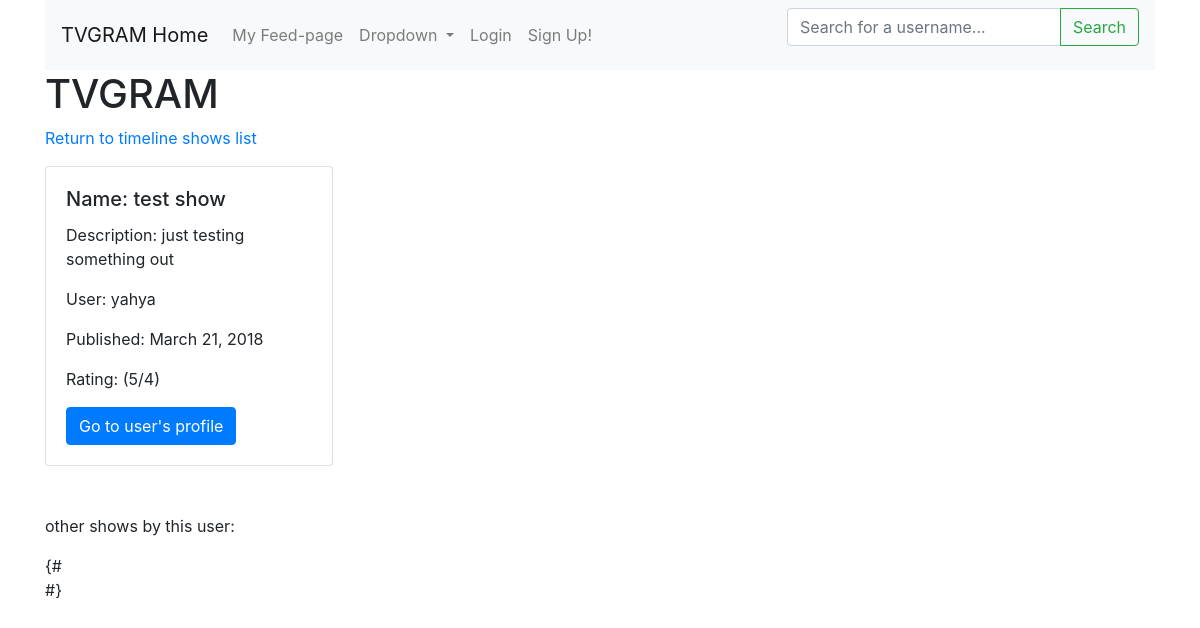
The app's page /detail/8/, older data.
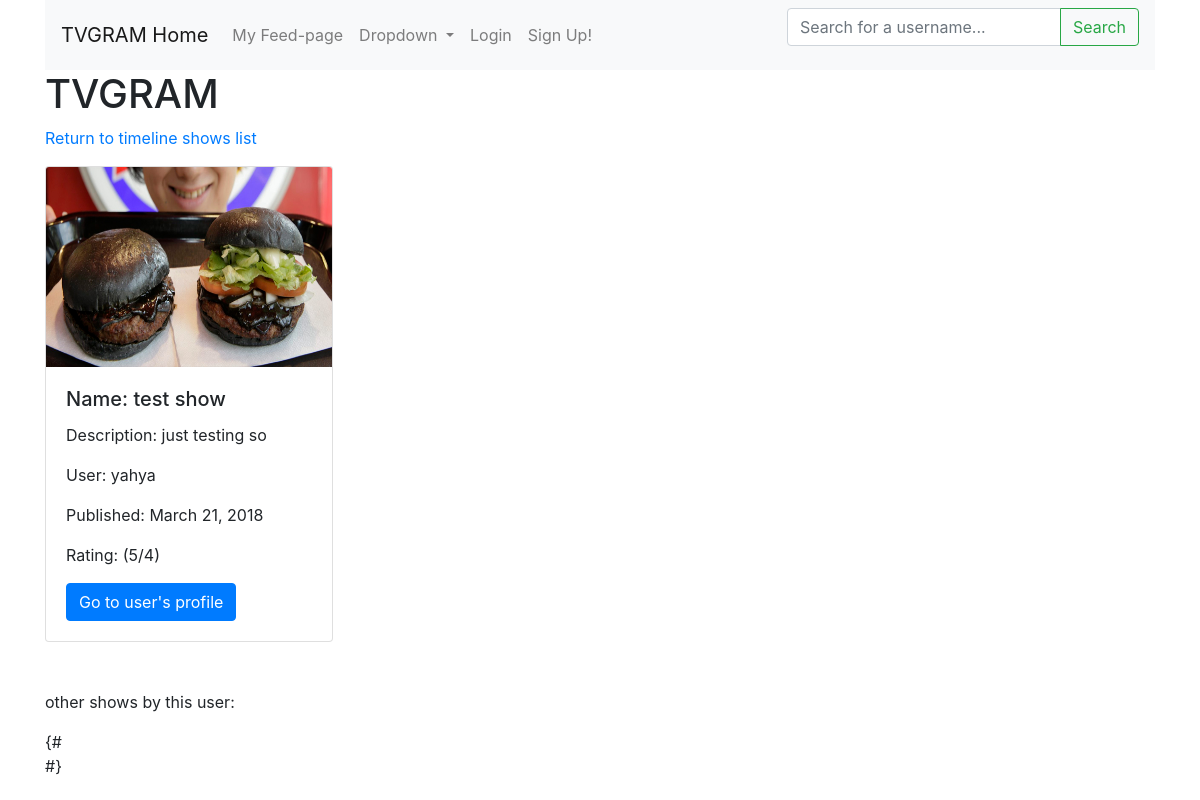
The same page, newer data.
### app/models.py (models this page shows, shortened)
class Show(models.Model):
	name = models.CharField(max_length=220)
	image = models.ImageField(null=True)
	username = models.ForeignKey(User, default=1, on_delete=models.CASCADE)
	description = models.TextField()
	rating = models.IntegerField(validators=[MinValueValidator(0), MaxValueValidator(5)])
	publish_date = models.DateField(auto_now=False, auto_now_add=True)

### app/views.py (the view)
# urls.py: path('detail/<int:show_id>/', views.detail, name='detail'),
def detail(request, show_id):
	show_obj = Show.objects.get(id=show_id)
	context = {
	"show_obj": show_obj,
	}
	return render(request, 'detail.html', context)

### app/templates/detail.html (shortened to what this page needs)
{% extends "base.html" %}
{% block stuff %}
	<a href="{% url 'list' %}">
	<p>
		Return to timeline shows list
	</p>
	</a>
	<div class="card" style="width: 18rem;">
			{% if show_obj.image %}
				<img height="200px" width="200px" class="card-img-top" src="{{show_obj.image.url}}" alt="Card image cap">
			{% endif %}
  	<div class="card-body">
    <h5 class="card-title">Name: {{show_obj.name}}</h5>
    <p class="card-text">Description: {{show_obj.description}}</p>
    <p class="card-text"> User: {{show_obj.username}}</p>
    <p class="card-text">Published: {{show_obj.publish_date}}</p>
    <p class="card-text">Rating: (5/{{show_obj.rating}})</p>
    <a href="#" class="btn btn-primary">Go to user's profile</a>
  	</div>
	</div>
	<br>
	<br>
	<p> other shows by this user:</p>
{% endblock stuff %}

Row changes from the older to the newer data that the page shows:
changed Show "test show": image: picture added; description "just testing something out" → "just testing so"
